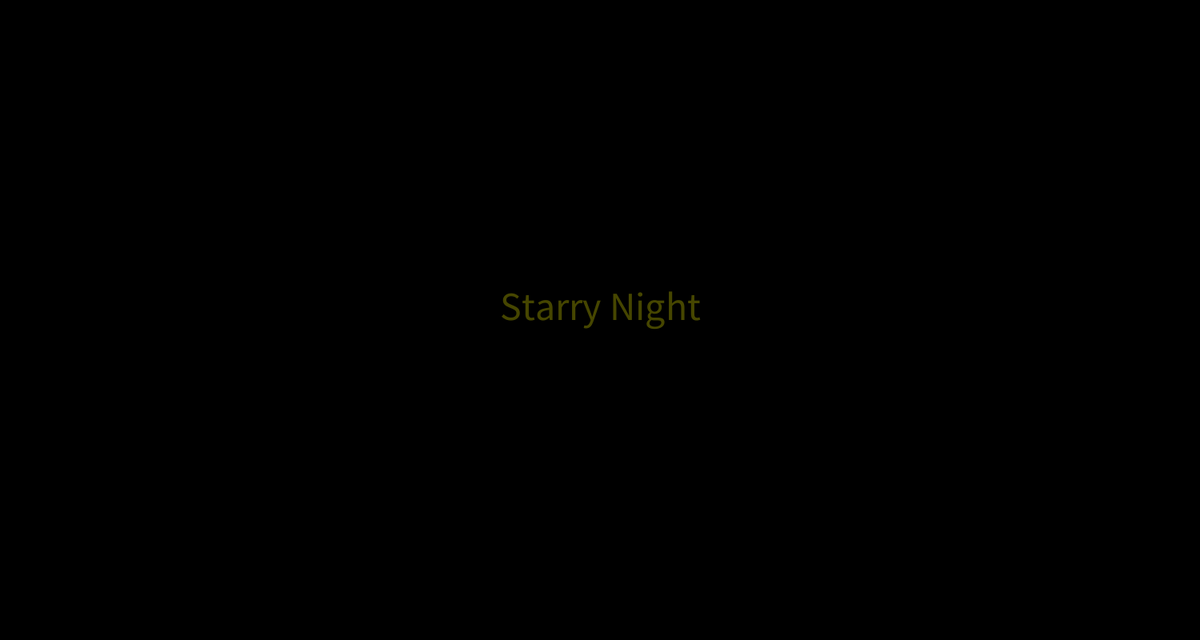
Frame 1 (no input)
Frame 60 (the mouse pressed at the canvas centre just before this capture): identical to frame 1, image omitted
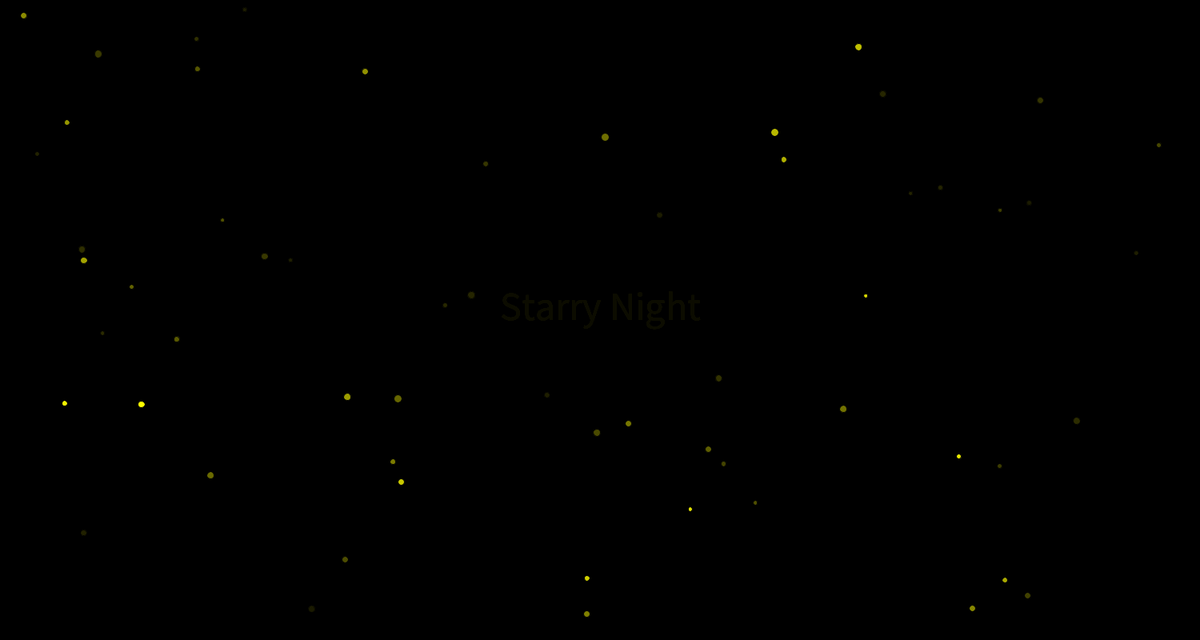
Frame 120 (the mouse held since frame 60 and released just before this capture)

The Processing sketch that drew these frames (run headless with seeded random() and noise(); from frame 60 on, the mouse is pressed at the canvas centre):

// Processing sketch: mousePressed_2
// ── mousePressed_2.pde
int running= 1;
float sz;


void setup(){
  size(1500,800);
  background(0);
  textAlign(CENTER);
}

void draw(){
  if (running==1){
     background (0);
     fill(255,255,0,70);
    textSize(50);
    text("Starry Night", width/2,height/2);
   
  } else{
   fill(0,10);
    rect(0,0,width,height);
    sz=random(5,10);
    fill(255,255,0);
    ellipse(random(width),random(height), sz,sz);
    }
  
}

void mousePressed(){
  background(0);
  running*=-1;

}
